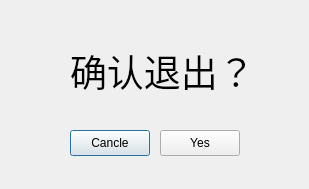
<?xml version="1.0" encoding="UTF-8"?>
<ui version="4.0">
 <class>Dialog</class>
 <widget class="QDialog" name="Dialog">
  <property name="geometry">
   <rect>
    <x>0</x>
    <y>0</y>
    <width>309</width>
    <height>189</height>
   </rect>
  </property>
  <property name="windowTitle">
   <string>Dialog</string>
  </property>
  <widget class="QLabel" name="label">
   <property name="geometry">
    <rect>
     <x>70</x>
     <y>40</y>
     <width>201</width>
     <height>61</height>
    </rect>
   </property>
   <property name="font">
    <font>
     <pointsize>28</pointsize>
    </font>
   </property>
   <property name="text">
    <string>确认退出？</string>
   </property>
  </widget>
  <widget class="QPushButton" name="cancle_btn">
   <property name="geometry">
    <rect>
     <x>70</x>
     <y>130</y>
     <width>80</width>
     <height>26</height>
    </rect>
   </property>
   <property name="text">
    <string>Cancle</string>
   </property>
  </widget>
  <widget class="QPushButton" name="yes_btn">
   <property name="geometry">
    <rect>
     <x>160</x>
     <y>130</y>
     <width>80</width>
     <height>26</height>
    </rect>
   </property>
   <property name="text">
    <string>Yes</string>
   </property>
  </widget>
 </widget>
 <resources/>
 <connections/>
</ui>
